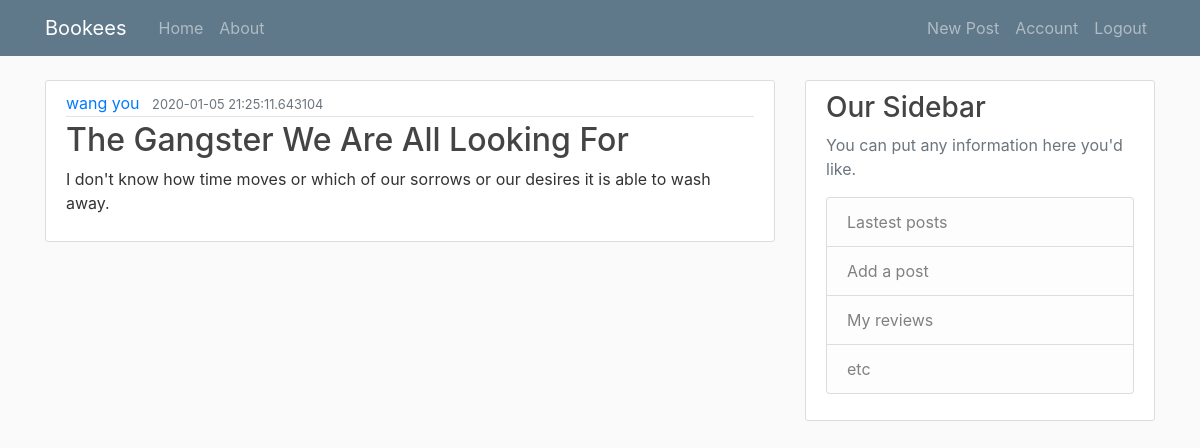
Page /post/6 (signed in) on the committed database.
### booksite/models.py (models this page shows, shortened)
class User(db.Model, UserMixin):
    id = db.Column(db.Integer, primary_key=True)
    username = db.Column(db.String(20), unique=True, nullable=False)
    email = db.Column(db.String(120), unique=True, nullable=False)
    image_file = db.Column(db.String(20), nullable=False, default='default.jpg')
    password = db.Column(db.String(60), nullable=False)
    posts = db.relationship('Post', backref='author', lazy=True) # it runs a query on the post table and graps all posts posted by this user

class Post(db.Model):
    id = db.Column(db.Integer, primary_key=True)
    title = db.Column(db.String(100), nullable=False)
    date_posted = db.Column(db.DateTime, nullable=False, default=datetime.utcnow)
    content = db.Column(db.Text, nullable=False)
    user_id = db.Column(db.Integer, db.ForeignKey('user.id'), nullable=False)

### booksite/routes.py (the view)
@app.route("/post/<int:post_id>")
def post(post_id):
    post = Post.query.get_or_404(post_id) # give the post with the given id
    return render_template('post.html', title=post.title, post=post)

### booksite/models.py (called while the page is built)
@login_manager.user_loader
def load_user(user_id):
    return User.query.get(int(user_id))

### booksite/templates/post.html (shortened to what this page needs)
{% extends "layout.html" %}
{% block body %}
   <article class="media content-section">
     <div class="media-body">
       <div class="article-metadata">
         <a class="mr-2" href="#">{{ post.author.username  }}</a>
         <small class="text-muted">{{ post.date_posted }}</small>
       </div>
       <h2 class="article-title">{{ post.title }}</h2>
       <p class="article-content">{{ post.content }}</p>
     </div>
   </article>
{% endblock body%} # explict ending of the block

### booksite/static/main.css (style rules this page uses)
body { background: #fafafa; color: #333333; margin-top: 5rem; }
h1, h2, h3, h4, h5, h6 { color: #444444; }
.content-section { background: #ffffff; padding: 10px 20px; border: 1px solid #dddddd; border-radius: 3px; margin-bottom: 20px; }
.article-title { color: #444444; }
.article-content { white-space: pre-line; }
.article-metadata { padding-bottom: 1px; margin-bottom: 4px; border-bottom: 1px solid #e3e3e3 }

### rows in the picture
User: author.username "wang you"
Post: date_posted "2020-01-05 21:25:11.643104", title "The Gangster We Are All Looking For", content "I don't know how time moves or which of our sorrows or our desires it is able to wash away."
